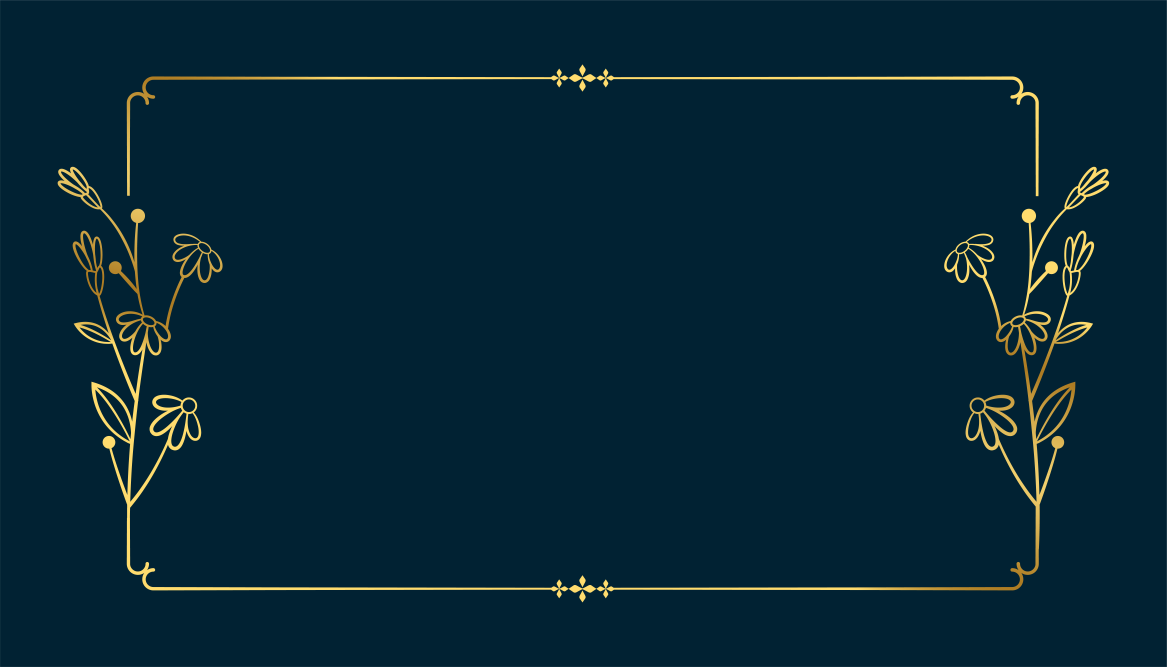
#> input picture userDocs/image_01238d43.png, 7001 x 4001 px (shown at 1/6 size)
$ python golden_frame.py ../userDocs/image_01238d43.png out.png 5
#> lines starting #> are read from the running program, lines starting #| are printed output that depends on the picture
import sys
import os
from pathlib import Path
from PIL import Image, ImageOps, ImageFilter

def add_gold_frame(
    input_path: Path,
    output_path: Path,
    border_width: int = 30,
    gold_color: tuple = (212, 175, 55),  # classic gold
    glass_opacity: int = 30,  # 0‑255 for subtle glass effect
    glass_blur_radius: int = 2,
) -> None:
    """Add a gold border and a subtle glass overlay to an image.

    Parameters
    ----------
    input_path: Path
        Source image file.
    output_path: Path
        Destination file for the framed image.
    border_width: int, default 30
        Width of the gold frame in pixels.
    gold_color: tuple, default (212,175,55)
        RGB colour of the gold border.
    glass_opacity: int, default 30
        Opacity of the glass overlay (0‑255). Lower is more subtle.
    glass_blur_radius: int, default 2
        Blur radius applied to the glass overlay.
    """
#> called with border_width = 5, gold_color = (212, 175, 55), glass_opacity = 30, glass_blur_radius = 2
    # Load original image
    with Image.open(input_path).convert("RGBA") as im:
        # Add gold border
        framed = ImageOps.expand(im, border=border_width, fill=gold_color)
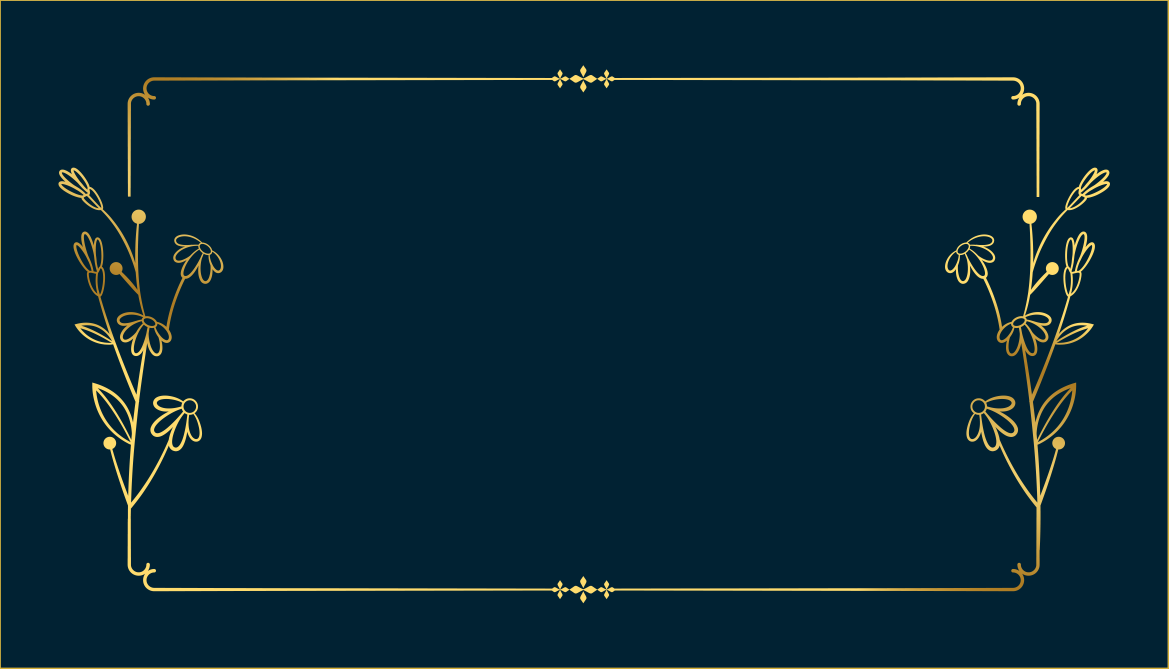
#> framed: PIL image 7011x4011 RGBA (shown at 1/6 size); mean R, G, B, A 7.6, 38.6, 52.1, 255

        # Create a semi‑transparent white overlay for the glass effect
        overlay = Image.new("RGBA", im.size, (255, 255, 255, glass_opacity))
        overlay = overlay.filter(ImageFilter.GaussianBlur(radius=glass_blur_radius))

        # Paste overlay onto centre of the framed image
        frame_w, frame_h = framed.size
#> frame_w = 7011; frame_h = 4011
        im_w, im_h = im.size
#> im_w = 7001; im_h = 4001
        top_left = ((frame_w - im_w) // 2, (frame_h - im_h) // 2)
#> top_left = (5, 5)
        framed.paste(overlay, top_left, overlay)
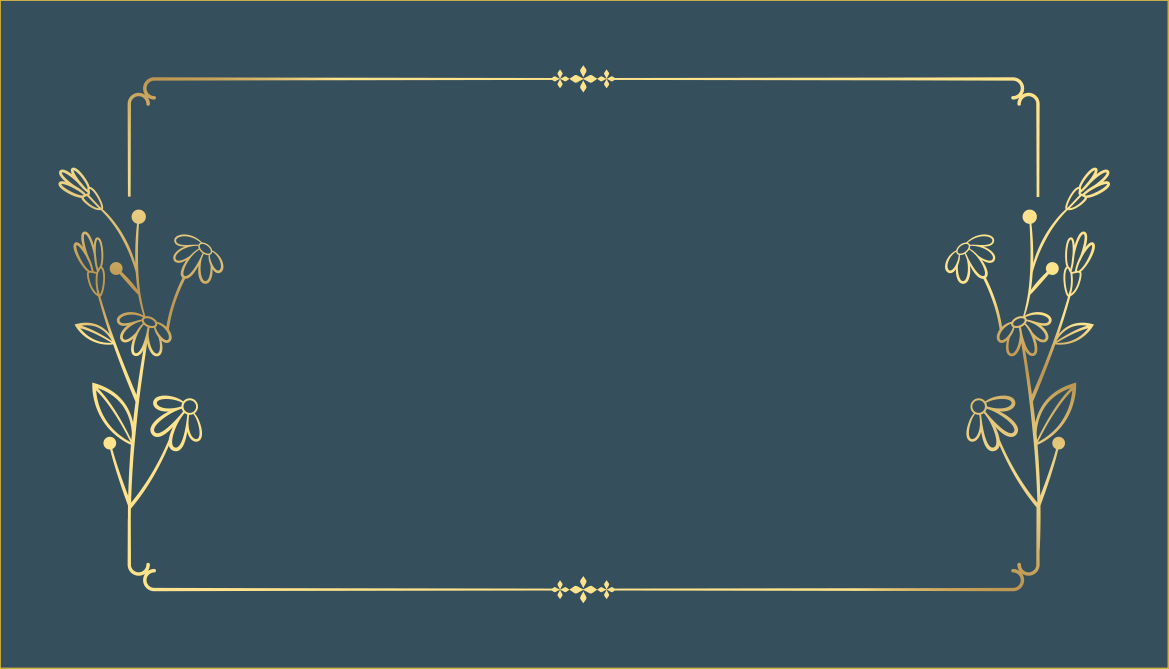
#> framed: PIL image 7011x4011 RGBA (shown at 1/6 size); mean R, G, B, A 36.8, 64, 75.9, 229.1; transparent parts drawn white

        # Ensure output directory exists and save
        os.makedirs(output_path.parent, exist_ok=True)
        framed.convert("RGB").save(output_path, format="JPEG")
        print(f"Saved framed image to {output_path}")

def main() -> None:
    if len(sys.argv) < 3:
        print("Usage: python golden_frame.py <input_image> <output_image> [border_width]")
        sys.exit(1)
    input_file = Path(sys.argv[1])
    output_file = Path(sys.argv[2])
    border = int(sys.argv[3]) if len(sys.argv) > 3 else 30
    add_gold_frame(input_file, output_file, border_width=border)

if __name__ == "__main__":
    main()
